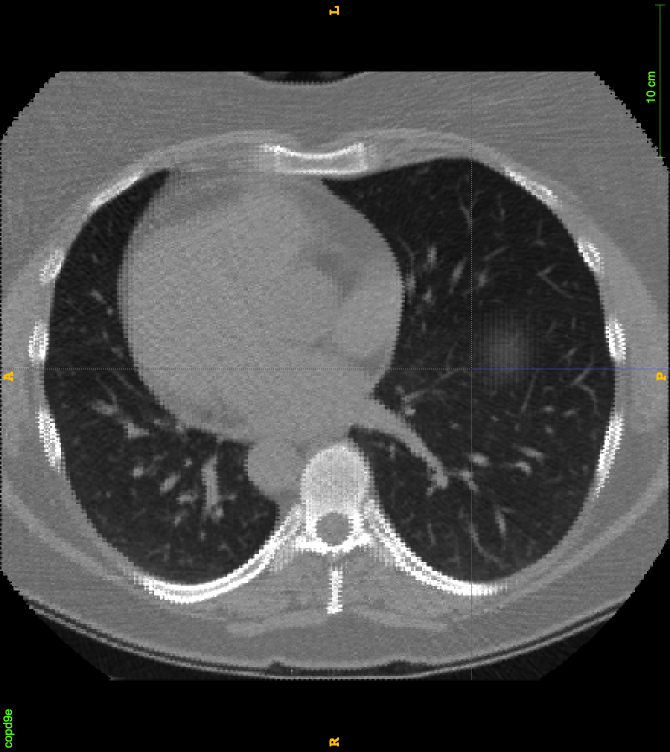
#> input picture TP4/docs_for_students_to_run/images_misc/CT_lung_axial.png, 1340 x 1504 px, given in place of smooth_star.png, which was not available (shown at 1/2 size); the run also reads 1 picture not shown here
$ jupyter execute --allow-errors IMA204_TP_DEFMODEL_IMA201_2022-23-STUDENTS.ipynb   (text cells are left out)
#> lines starting #> are read from the running program, lines starting #| are printed output that depends on the picture; pictures that were not available may be replaced by others from this repository, and a replacement may not be noted
[cell 1]
import numpy as np
import matplotlib.pyplot as plt
from IPython.display import HTML
from matplotlib import animation, rc

from skimage.color import rgb2gray
from skimage import data
from skimage.filters import gaussian
from skimage.segmentation import active_contour # For active_contour function

# For active_contour function
from skimage.segmentation import chan_vese, morphological_chan_vese, checkerboard_level_set,morphological_geodesic_active_contour

# For some image filtering
from skimage.morphology import white_tophat, black_tophat, disk

import skimage.io

from IPython.core.interactiveshell import InteractiveShell
InteractiveShell.ast_node_interactivity = "all"

[cell 2]
def edge_map(img,sigma):
    blur = skimage.filters.gaussian(img,sigma)
    return skimage.filters.sobel(blur)

def edge_map2(img,sigma):
    blur = skimage.filters.gaussian(img,sigma)
    return skimage.filters.scharr(blur)

# [6 lines left out: function subtract_background, not called in this run]


def define_initial_circle(R0,r0,c0,Nber_pts=400):
    # Define initial contour shape
    s      = np.linspace(0, 2*np.pi, Nber_pts)
    Radius = R0
    r      = r0 + Radius*np.sin(s)
    c      = c0 + Radius*np.cos(s) #col
    init   = np.array([r, c]).T
    return init


## Create slides for animation
# [51 lines left out: functions animate_cv, animate_snake, store_evolution_in, not called in this run]

[cell 3]
# import warnings
# warnings.filterwarnings( "ignore", module = "matplotlib\..*" )

img_star          = skimage.io.imread('./images_misc/smooth_star.png', as_gray = True)
#> img_star: shape (1504, 1340) float64; min 0, max 1, mean 0.296
img_star_noisy    = skimage.io.imread('./images_misc/smooth_star_noisy.png', as_gray = True)
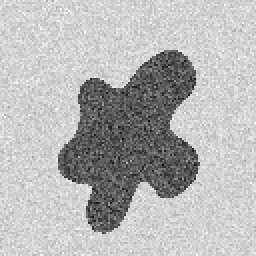
#> input picture TP4/docs_for_students_to_run/images_misc/smooth_star_noisy.png, 128 x 128 px (shown 2 times larger)
#> img_star_noisy is the input picture: shape (128, 128); min 0, max 255, mean 181.6

#> (the rest of this cell did not finish here and is left out)

#> (a cell that did not finish here is left out)

#> (a cell that did not finish here is left out)

#> (a cell that did not finish here is left out)

#> (a cell that did not finish here is left out)

#> (a cell that did not finish here is left out)

[cell 9]
# 1ST image
#img_to_seg=img_mask; r0 = 130; c0=125; R0 = 60
#alpha_val  = 0.01 ; beta_val = 0.1 ;gamma_val = 0.01; convergence_val = 1e-4;Niter_snake = 800;
alpha_val  = 0.1 ; beta_val = 0.1; gamma_val = 0.1; convergence_val = 1e-5; Niter_snake = 900;
#> after `alpha_val = 0.1`: alpha_val = 0.1
#alpha_val  = 0.01 ; beta_val = 1; gamma_val = 0.01; convergence_val = 1e-4; Niter_snake = 800;

# 2ND image
img_to_seg = img_star ; r0 = 64; c0=64; R0 = 50
#img_to_seg = img_star_noisy ; r0 = 64; c0=64; R0 = 50
#alpha_val  = 0.01 ; beta_val = 0.1; gamma_val = 0.01; convergence_val = 1e-4; Niter_snake = 800;


# Initialise contour
init = define_initial_circle(R0,r0,c0)

# Pre-smooth the image
Niter_smooth    = 1
img_to_seg      = gaussian(img_to_seg, Niter_smooth, preserve_range=False)

# Run active contour
snake10 = active_contour(img_to_seg,
                       init, max_num_iter=10, convergence=convergence_val,
                         alpha=alpha_val, beta=beta_val, gamma=gamma_val)
#> snake10 = 400 pairs, first value 14.12 to 113.9, second value 14.13 to 113.9
snake_max = active_contour(img_to_seg,
                       init, max_num_iter=Niter_snake, convergence=convergence_val,
                           alpha=alpha_val, beta=beta_val, gamma=gamma_val)
#> snake_max = 400 pairs, first value 24 to 104, second value 24 to 104.2

# Display results
#> (the rest of this cell did not finish here and is left out)

[cell 10]
# [8 lines of commented-out code are left out]
img_to_seg = img_star_noisy ; r0 = 64; c0=64; R0 = 50
alpha_val  = 0.01 ; beta_val = 1; gamma_val = 0.01; convergence_val = 1e-4; Niter_snake = 800;


# Initialise contour
init = define_initial_circle(R0,r0,c0)

# Pre-smooth the image
Niter_smooth    = 1
img_to_seg      = gaussian(img_to_seg, Niter_smooth, preserve_range=False)
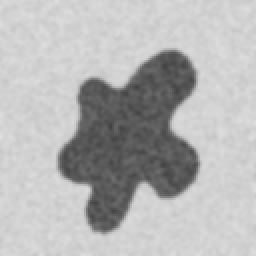
#> img_to_seg: shape (128, 128) float64 (shown 2 times larger); min 0.257, max 0.877, mean 0.712

# Run active contour
snake10 = active_contour(img_to_seg,
                       init, max_num_iter=10, convergence=convergence_val,
                         alpha=alpha_val, beta=beta_val, gamma=gamma_val)
#> snake10 = 400 pairs, first value 13.21 to 115.5, second value 14.67 to 113.8
snake_max = active_contour(img_to_seg,
                       init, max_num_iter=Niter_snake, convergence=convergence_val,
                           alpha=alpha_val, beta=beta_val, gamma=gamma_val)
#> snake_max = 400 pairs, first value 24.55 to 115.5, second value 28.69 to 99.93

# Display results
#> (the rest of this cell did not finish here and is left out)

#> (a cell that did not finish here is left out)

#> (a cell that did not finish here is left out)

[cell 13]
import gvf_elsa2
from gvf_elsa2 import  gradient_field, gradient_vector_flow


# Image to seg
img_to_seg = img_star
r0 = 64; c0=64; R0 = 50

# Example of another image to test.
# NB: play with regularisation  parameter mu for gradient_vector_flow on real images
# img_to_seg        = img_cell
# r0 = 130; c0=120; R0 = 50 # initialise inside

alpha_val  = 0.01 ; beta_val = 0.1; gamma_val = 0.01;
convergence_val = 1e-4; Niter_snake = 200;


# Initialise contour
init        = define_initial_circle(R0,r0,c0,Nber_pts=400)

# Compute edge map and gvf
img_to_seg = img_to_seg.astype(np.float32) / np.max(img_to_seg)
#> img_to_seg: shape (1504, 1340) float32
Edge_map   = edge_map(img_to_seg,sigma=1)
#> in edge_map, `return skimage.filters.sobel(blur)`:
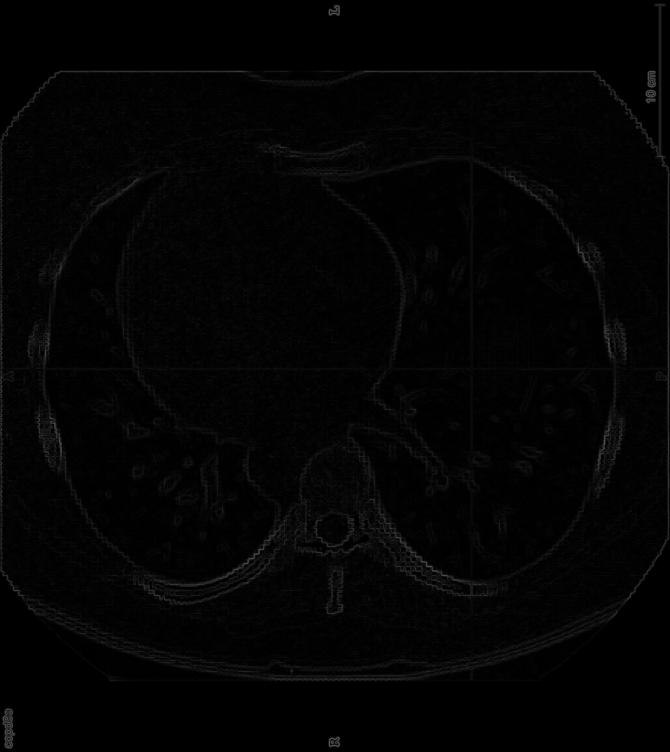
#> returned value: shape (1504, 1340) float32 (shown at 1/2 size); min 0, max 0.351, mean 0.0147

#> (the rest of this cell did not finish here and is left out)

[cell 14]
import gvf_elsa2
from gvf_elsa2 import  gradient_field, gradient_vector_flow


# Image to seg
img_to_seg = img_star
r0 = 64; c0=64; R0 = 50

# Example of another image to test.
# NB: play with regularisation  parameter mu for gradient_vector_flow on real images
# img_to_seg        = img_cell
# r0 = 130; c0=120; R0 = 50 # initialise inside

alpha_val  = 0.01 ; beta_val = 0.1; gamma_val = 0.01;
convergence_val = 1e-4; Niter_snake = 200;


# Initialise contour
init        = define_initial_circle(R0,r0,c0,Nber_pts=400)

# Compute edge map and gvf
img_to_seg = img_to_seg.astype(np.float32) / np.max(img_to_seg)
Edge_map   = edge_map(img_to_seg,sigma=1)

#> (the rest of this cell did not finish here and is left out)

[cell 15]
import gvf_elsa2
from gvf_elsa2 import  gradient_field, gradient_vector_flow


# Image to seg
img_to_seg = img_star_noisy
r0 = 64; c0=64; R0 = 50

# Example of another image to test.
# NB: play with regularisation  parameter mu for gradient_vector_flow on real images
# img_to_seg        = img_cell
# r0 = 130; c0=120; R0 = 50 # initialise inside

alpha_val  = 0.01 ; beta_val = 0.1; gamma_val = 0.01;
convergence_val = 1e-4; Niter_snake = 200;


# Initialise contour
init        = define_initial_circle(R0,r0,c0,Nber_pts=400)

# Compute edge map and gvf
img_to_seg = img_to_seg.astype(np.float32) / np.max(img_to_seg)
#> img_to_seg: shape (128, 128) float32
Edge_map   = edge_map(img_to_seg,sigma=1)
#> call 3 of edge_map, with sigma = 1
#> in edge_map (call 3), `return skimage.filters.sobel(blur)`:
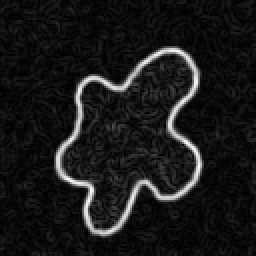
#> returned value: shape (128, 128) float32 (shown 2 times larger); min 5.35e-05, max 0.258, mean 0.0255; drawn with min black and max white

#> (the rest of this cell did not finish here and is left out)
